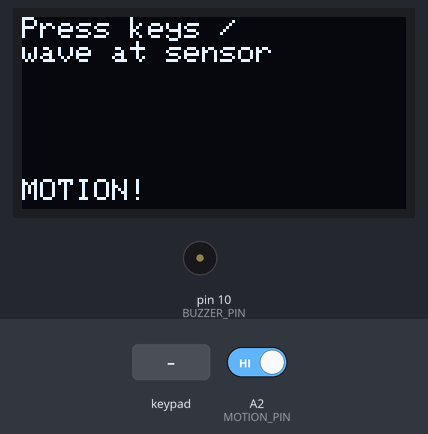
A sketch run on a simulated Arduino Uno, built with avr-gcc and run on an emulated ATmega328P. Parts: 128×64 one-colour display, buzzer (waves = sounding). The inputs (shaded band) are chosen by the test bench; at power-on: A2 (MOTION_PIN) HIGH. What the sketch prints to the serial monitor is not drawn.

Above: at 3.6 s.
3.7 s: keypad keys 9 8 7 6 # pressed 0.4 s apart
At 5.7 s:
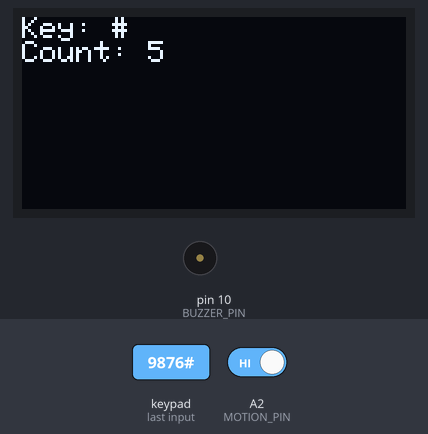
7.2 s: A2 (MOTION_PIN) driven LOW
At 7.8 s:
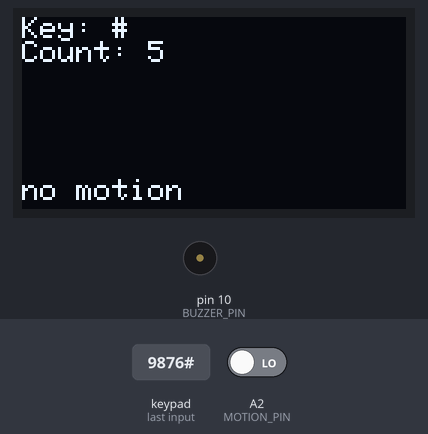
8.7 s: key 'A' pressed
At 9.6 s:
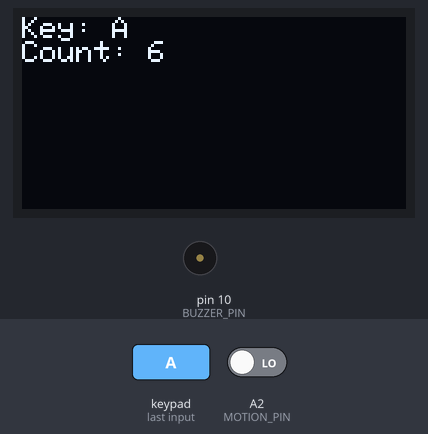
10.2 s: key 'B' pressed
At 10.9 s:
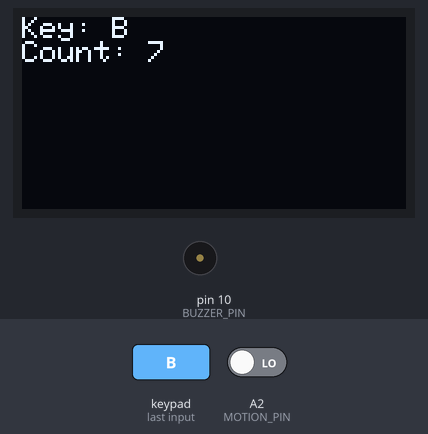
11.7 s: keypad keys 9 8 7 6 * pressed 0.4 s apart
At 14.4 s:
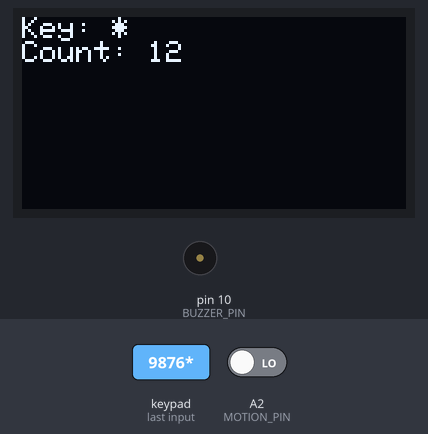
15.2 s: key 'C' pressed
At 15.8 s:
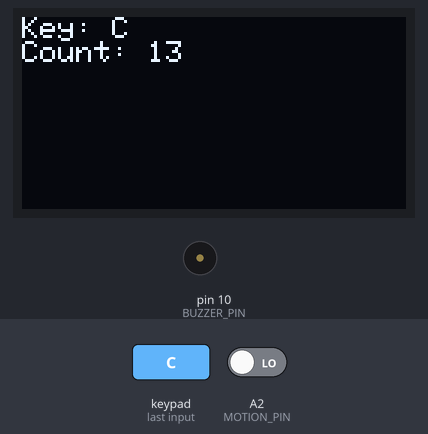
Timing chart, 0 to 17.7 s (numbered marks = the images above; inputs shaded):
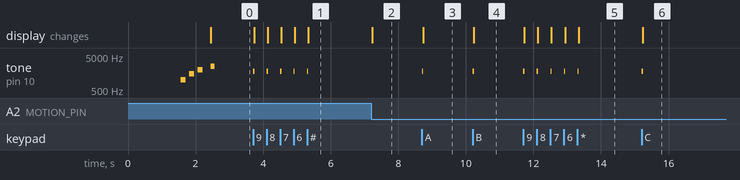

The sketch:

hardware_test.ino
```cpp
/*
 * hardware_test.ino
 * Bring-up test for the Arduino Security/Access circuit (see MDs/aufbau.md).
 *
 * Purpose: check that every attached component responds. This is NOT the
 * final firmware - it only exercises the hardware and prints results to the
 * Serial Monitor (9600 baud) and to the OLED.
 *
 * Wiring used by this test (from aufbau.md):
 *   4x4 Keypad rows R1..R4 -> D9, D8, D7, D6
 *   4x4 Keypad cols C1..C4 -> D5, D4, D3, D2
 *   Passive buzzer signal  -> D10
 *   Motion sensor OUT      -> A2
 *   OLED I2C               -> SDA / SCL  (see note below)
 *   All VCC -> 5V, all GND -> GND
 *
 * ---------------------------------------------------------------------------
 * ASSUMPTIONS (not specified in aufbau.md - change if your parts differ):
 *   1. OLED is an SH1106 128x64, I2C address 0x3C.
 *   2. Keypad key layout is the common 4x4 matrix:
 *        1 2 3 A / 4 5 6 B / 7 8 9 C / * 0 # D
 *   3. Motion sensor OUT is active HIGH when motion is detected.
 *
 * NOTE ON I2C PINS:
 *   aufbau.md records OLED SDA -> A5 and SCL -> A4. On the Arduino Uno the
 *   hardware I2C bus is fixed: SDA = A4, SCL = A5. The Wire library (used by
 *   the OLED library) can only use those fixed pins. If the OLED test fails,
 *   the SDA/SCL wires are almost certainly swapped - move SDA to A4 and
 *   SCL to A5.
 *
 * Required libraries (Library Manager):
 *   - Keypad            by Mark Stanley / Alexander Brevig
 *   - Adafruit SH110X   (SH1106 / SH1107 controllers)
 *   - Adafruit GFX
 * ---------------------------------------------------------------------------
 */

#include <Wire.h>
#include <Keypad.h>
#include <Adafruit_GFX.h>
#include <Adafruit_SH110X.h>

// ----- Pin configuration --------------------------------------------------
const byte ROW_PINS[4] = {9, 8, 7, 6};   // R1, R2, R3, R4
const byte COL_PINS[4] = {5, 4, 3, 2};   // C1, C2, C3, C4

const byte BUZZER_PIN = 10;
const byte MOTION_PIN = A2;

// ----- OLED -------------------------------------------------------------
#define SCREEN_WIDTH 128
#define SCREEN_HEIGHT 64
#define OLED_RESET    -1
#define OLED_ADDRESS  0x3C
Adafruit_SH1106G display(SCREEN_WIDTH, SCREEN_HEIGHT, &Wire, OLED_RESET);

// ----- Keypad ---------------------------------------------------------
const char KEYS[4][4] = {
  {'1', '2', '3', 'A'},
  {'4', '5', '6', 'B'},
  {'7', '8', '9', 'C'},
  {'*', '0', '#', 'D'}
};
Keypad keypad = Keypad(makeKeymap(KEYS),
                       (byte *)ROW_PINS, (byte *)COL_PINS, 4, 4);

// ----- Test state -------------------------------------------------------
bool oledOk = false;
int  keysSeen = 0;
char lastKey = ' ';

void setup() {
  Serial.begin(9600);
  while (!Serial) { ; }  // wait for Serial Monitor on boards that need it

  Serial.println();
  Serial.println(F("=== Hardware bring-up test ==="));

  pinMode(MOTION_PIN, INPUT);
  pinMode(BUZZER_PIN, OUTPUT);
  digitalWrite(BUZZER_PIN, LOW);

  testOled();
  testBuzzer();

  Serial.println(F("Setup done. Now testing keypad + motion sensor."));
  Serial.println(F("Press every key once. Wave a hand in front of the sensor."));
  showStatus("Press keys /", "wave at sensor");
}

void loop() {
  checkKeypad();
  checkMotion();
}

// ---------------------------------------------------------------------------
// OLED: initialise and draw a test pattern
// ---------------------------------------------------------------------------
void testOled() {
  Serial.print(F("[OLED] init at 0x"));
  Serial.print(OLED_ADDRESS, HEX);
  Serial.print(F(" ... "));

  if (display.begin(OLED_ADDRESS, true)) {
    oledOk = true;
    Serial.println(F("OK"));

    display.clearDisplay();
    display.setTextSize(1);
    display.setTextColor(SH110X_WHITE);
    display.setCursor(0, 0);
    display.println(F("OLED OK"));
    display.println(F("Hardware test"));
    display.drawRect(0, 20, SCREEN_WIDTH, 20, SH110X_WHITE);
    display.fillRect(2, 22, SCREEN_WIDTH - 4, 16, SH110X_WHITE);
    display.display();
    delay(1500);
  } else {
    oledOk = false;
    Serial.println(F("FAILED"));
    Serial.println(F("       -> check power and SDA=A4 / SCL=A5 (Uno fixed pins),"));
    Serial.println(F("          try address 0x3D, check the OLED controller type."));
  }
}

// ---------------------------------------------------------------------------
// Buzzer: short beep sequence, must be audible
// ---------------------------------------------------------------------------
void testBuzzer() {
  Serial.print(F("[BUZZER] beep test on D"));
  Serial.print(BUZZER_PIN);
  Serial.println(F(" ... listen for 3 tones"));

  const int freqs[3] = {1000, 1500, 2000};
  for (int i = 0; i < 3; i++) {
    tone(BUZZER_PIN, freqs[i], 150);
    delay(250);
  }
  noTone(BUZZER_PIN);
  Serial.println(F("[BUZZER] done (confirm you heard it)"));
}

// ---------------------------------------------------------------------------
// Keypad: report each key press
// ---------------------------------------------------------------------------
void checkKeypad() {
  char key = keypad.getKey();
  if (key == NO_KEY) {
    return;
  }

  keysSeen++;
  lastKey = key;

  Serial.print(F("[KEYPAD] key = '"));
  Serial.print(key);
  Serial.print(F("'  (total presses: "));
  Serial.print(keysSeen);
  Serial.println(F(")"));

  // short feedback beep so keypad + buzzer are tested together
  tone(BUZZER_PIN, 1800, 40);

  char line1[17];
  char line2[17];
  snprintf(line1, sizeof(line1), "Key: %c", key);
  snprintf(line2, sizeof(line2), "Count: %d", keysSeen);
  showStatus(line1, line2);
}

// ---------------------------------------------------------------------------
// Motion sensor: report state changes only
// ---------------------------------------------------------------------------
void checkMotion() {
  static int lastState = -1;
  int state = digitalRead(MOTION_PIN);

  if (state != lastState) {
    lastState = state;
    Serial.print(F("[MOTION] "));
    Serial.println(state == HIGH ? F("motion DETECTED") : F("clear"));

    if (oledOk) {
      display.fillRect(0, 52, SCREEN_WIDTH, 12, SH110X_BLACK);
      display.setCursor(0, 54);
      display.print(state == HIGH ? F("MOTION!") : F("no motion"));
      display.display();
    }

    if (state == HIGH) {
      tone(BUZZER_PIN, 2500, 120);
    }
  }
}

// ---------------------------------------------------------------------------
// Helper: two short lines on the OLED (ignored if OLED failed)
// ---------------------------------------------------------------------------
void showStatus(const char *line1, const char *line2) {
  if (!oledOk) {
    return;
  }
  display.clearDisplay();
  display.setTextSize(1);
  display.setTextColor(SH110X_WHITE);
  display.setCursor(0, 0);
  display.println(line1);
  display.println(line2);
  display.display();
}
```

Measured:
- after the input at 3.7 s, tone on pin 10 (BUZZER_PIN): alternates 1800 Hz for 0.04 s and silent for 0.36 s, 10 changes in all, then stays silent, starting at once; the display: first changes at once (image 1 shows a later state)
- after the input at 7.2 s, the display: changes at once (image 2)
- after the input at 8.7 s, tone on pin 10 (BUZZER_PIN): silent → 1800 Hz at once, → silent 0.04 s later; the display: changes at once (image 3)
- after the input at 10.2 s, tone on pin 10 (BUZZER_PIN): silent → 1800 Hz at once, → silent 0.04 s later; the display: changes at once (image 4)
- after the input at 11.7 s, tone on pin 10 (BUZZER_PIN): alternates 1800 Hz for 0.04 s and silent for 0.36 s, 10 changes in all, then stays silent, starting at once; the display: first changes at once (image 5 shows a later state)
- after the input at 15.2 s, tone on pin 10 (BUZZER_PIN): silent → 1800 Hz at once, → silent 0.04 s later; the display: changes at once (image 6)
- by itself, tone on pin 10 (BUZZER_PIN): plays 1000 Hz for 0.15 s, 1500 Hz for 0.15 s, 2000 Hz for 0.15 s, 2500 Hz for 0.12 s
